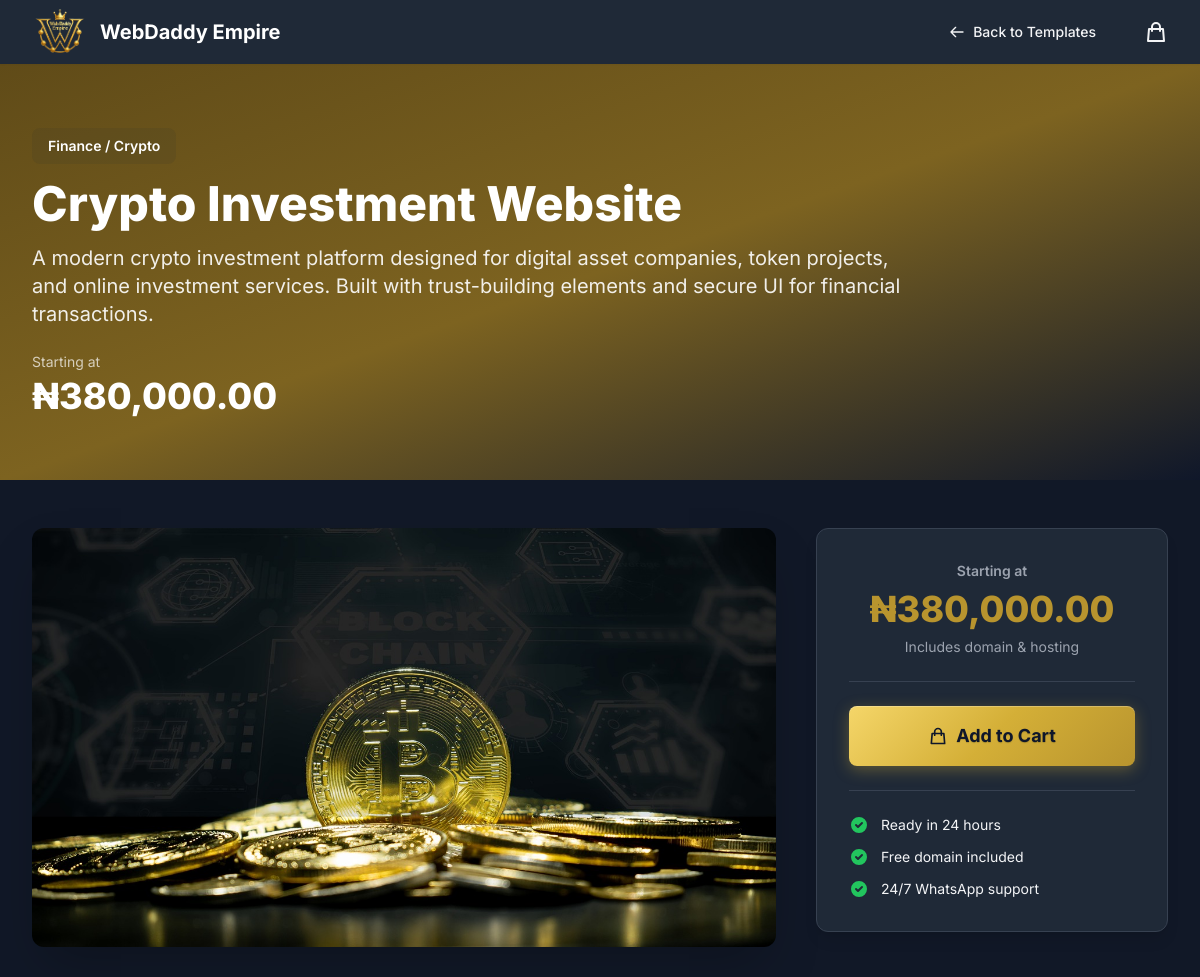
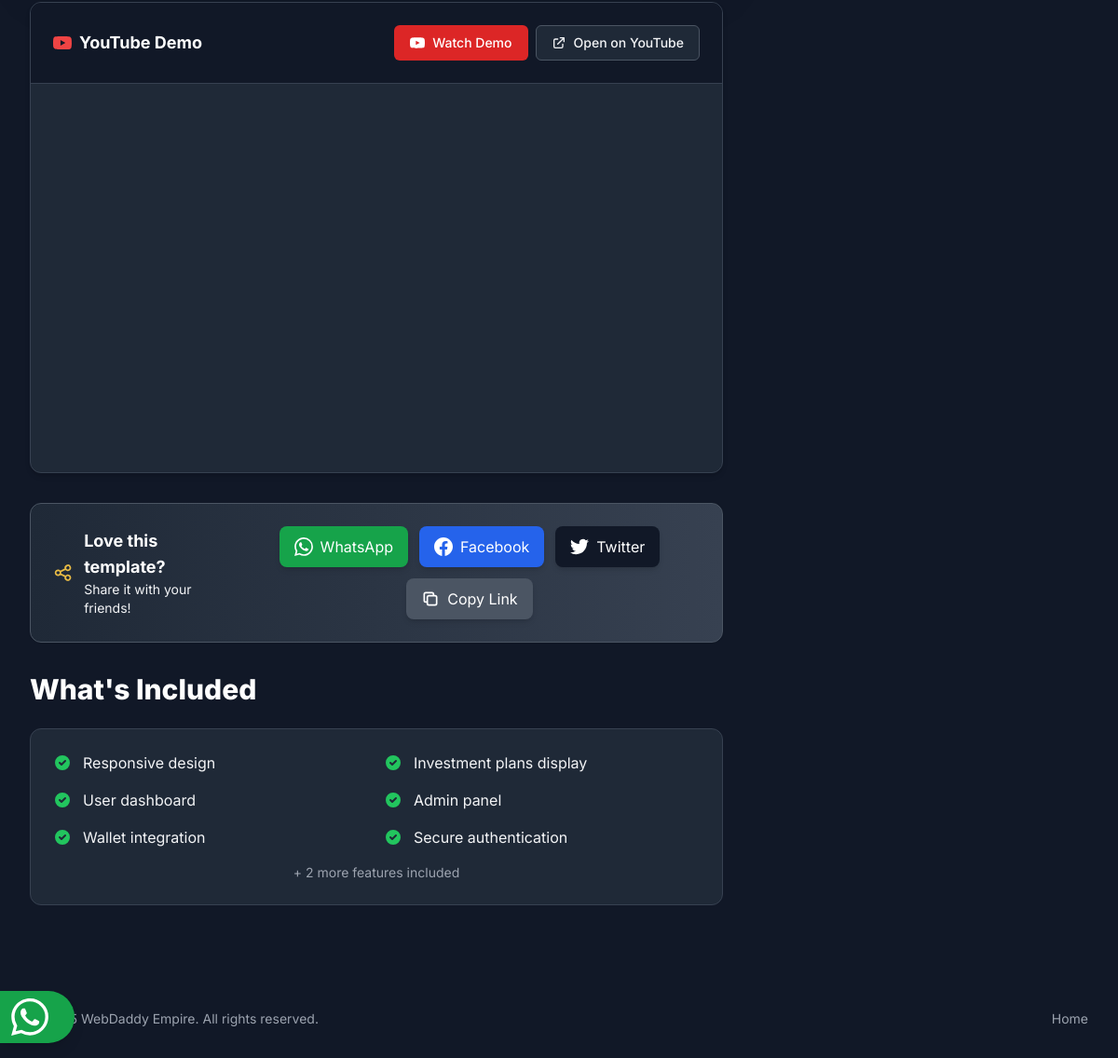
/template.php?slug=crypto-investment-website, run on the app's committed database (2 pictures, top to bottom).
### tables this page shows
CREATE TABLE "templates" (
    id INTEGER PRIMARY KEY AUTOINCREMENT,
    name TEXT NOT NULL,
    slug TEXT NOT NULL UNIQUE,
    price REAL NOT NULL DEFAULT 0.00,
    category TEXT,
    description TEXT,
    features TEXT,
    demo_url TEXT,
    thumbnail_url TEXT,
    video_links TEXT,
    active INTEGER DEFAULT 1,
    created_at TEXT DEFAULT CURRENT_TIMESTAMP,
    updated_at TEXT DEFAULT CURRENT_TIMESTAMP,
    thumbnail_source TEXT DEFAULT 'url' CHECK(thumbnail_source IN ('url', 'upload')),
    thumbnail_file TEXT,
    thumbnail_metadata TEXT,
    video_source TEXT DEFAULT 'url' CHECK(video_source IN ('url', 'upload')),
    video_file TEXT,
    video_metadata TEXT,
    media_type TEXT DEFAULT 'banner' CHECK(media_type IN ('demo_url', 'banner', 'video', 'youtube')),
    demo_video_url TEXT,
    priority_order INTEGER DEFAULT NULL,
    seo_keywords TEXT,
    delivery_type TEXT DEFAULT 'hosted_domain',
    requires_email INTEGER DEFAULT 1,
    delivery_wait_hours INTEGER DEFAULT 24,
    delivery_note TEXT,
    delivery_description TEXT,
    domain_template TEXT,
    preview_youtube TEXT
);

### template.php (the view, shortened to what the rows shown need)
<?php
require_once __DIR__ . '/includes/functions.php';
require_once __DIR__ . '/includes/cart.php';
$slug = $_GET['slug'] ?? null;
$templateId = isset($_GET['id']) ? (int)$_GET['id'] : null;
if (!empty($slug)) {
    $template = getTemplateBySlug($slug);
} else {
    header('Location: /');
    exit;
}
$features = $template['features'] ? explode(',', $template['features']) : [];
?>
<!DOCTYPE html>
<html lang="en">
<head>
    <link rel="stylesheet" href="/assets/css/premium.css">
    <script src="https://cdn.tailwindcss.com?v=<?php echo time(); ?>"></script>
</head>
<body class="bg-gray-900">
    <header class="relative bg-gradient-to-br from-primary-900 via-primary-800 to-navy text-white py-12 sm:py-16">
        <div class="relative max-w-7xl mx-auto px-4 sm:px-6 lg:px-8">
            <div class="max-w-4xl">
                <span class="inline-block bg-gray-800/10 text-white px-4 py-2 rounded-lg text-sm font-semibold mb-4"><?php echo htmlspecialchars($template['category']); ?></span>
                <h1 class="text-3xl sm:text-4xl lg:text-5xl font-extrabold mb-4"><?php echo htmlspecialchars($template['name']); ?></h1>
                <p class="text-lg sm:text-xl text-white/90 mb-6"><?php echo htmlspecialchars($template['description']); ?></p>
                <div class="flex items-center gap-4">
                    <div>
                        <div class="text-sm text-white/70 mb-1">Starting at</div>
                        <h2 class="text-3xl sm:text-4xl font-extrabold"><?php echo formatCurrency($template['price']); ?></h2>
                    </div>
                </div>
            </div>
        </div>
    </header>
    <div class="max-w-7xl mx-auto px-4 sm:px-6 lg:px-8 py-8 sm:py-12">
        <div class="grid grid-cols-1 lg:grid-cols-3 gap-8 lg:gap-10">
            <div class="lg:col-span-2">
                <div class="mb-8">
                    <img src="<?php echo htmlspecialchars($template['thumbnail_url'] ?? '/assets/images/placeholder.jpg'); ?>"
                         alt="<?php echo htmlspecialchars($template['name']); ?>"
                         class="w-full rounded-xl shadow-2xl"
                         onload="fixImagePath(this)"
                         onerror="fixImagePath(this)">
                </div>
                <?php if (!empty($features)): ?>
                <section class="mb-8">
                    <h2 class="text-2xl sm:text-3xl font-extrabold text-white mb-6">What's Included</h2>
                    <div class="bg-gray-800 rounded-xl p-6 border border-gray-700">
                        <div class="grid grid-cols-1 md:grid-cols-2 gap-4">
                            <?php foreach (array_slice($features, 0, 6) as $feature): ?>
                            <div class="flex items-start">
                                <svg class="w-5 h-5 text-green-500 mr-3 shrink-0 mt-0.5" fill="currentColor" viewBox="0 0 20 20">
                                    <path fill-rule="evenodd" d="M10 18a8 8 0 100-16 8 8 0 000 16zm3.707-9.293a1 1 0 00-1.414-1.414L9 10.586 7.707 9.293a1 1 0 00-1.414 1.414l2 2a1 1 0 001.414 0l4-4z" clip-rule="evenodd"/>
                                </svg>
                                <span class="text-gray-100"><?php echo htmlspecialchars(trim($feature)); ?></span>
                            </div>
                            <?php endforeach; ?>
                        </div>
                        <?php if (count($features) > 6): ?>
                        <p class="mt-4 text-sm text-gray-400 text-center">+ <?php echo count($features) - 6; ?> more features included</p>
                        <?php endif; ?>
                    </div>
                </section>
                <?php endif; ?>
            </div>
            <div class="lg:col-span-1">
                <div class="sticky top-24">
                    <div class="bg-gray-800 rounded-xl shadow-lg border border-gray-700 overflow-hidden">
                        <div class="p-6 sm:p-8">
                            <div class="text-center mb-6 pb-6 border-b border-gray-700">
                                <div class="text-sm text-gray-400 font-semibold mb-2">Starting at</div>
                                <h2 class="text-4xl font-extrabold text-primary-600"><?php echo formatCurrency($template['price']); ?></h2>
                                <p class="text-sm text-gray-400 mt-2">Includes domain & hosting</p>
                            </div>
                        </div>
                    </div>
                </div>
            </div>
        </div>
    </div>
</body>
</html>

### data on the page
templates: category "Finance / Crypto", name "Crypto Investment Website", description "A modern crypto investment platform designed for digital asset companies, token projects, and online investment services. Built with trust-building elements and secure UI for financial transactions.", price "₦380,000.00", thumbnail_url (picture), features "Responsive design", features "Investment plans display", features "User dashboard", features "Admin panel", features "Wallet integration", features "Secure authentication", count($features)-6 "2"

### other printed values
SITE_NAME "WebDaddy Empire"
